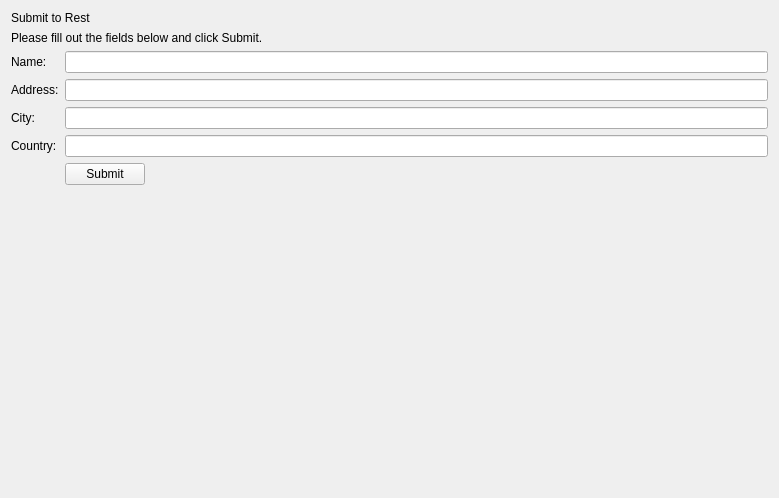
<?xml version="1.0" encoding="UTF-8"?>
<ui version="4.0">
 <class>Form</class>
 <widget class="QFrame" name="Form">
  <property name="geometry">
   <rect>
    <x>0</x>
    <y>0</y>
    <width>779</width>
    <height>498</height>
   </rect>
  </property>
  <property name="windowTitle">
   <string>Form</string>
  </property>
  <layout class="QVBoxLayout" name="verticalLayout">
   <item>
    <layout class="QVBoxLayout" name="innerLayout">
     <item>
      <widget class="QLabel" name="label_7">
       <property name="styleSheet">
        <string notr="true"/>
       </property>
       <property name="text">
        <string>Submit to Rest</string>
       </property>
      </widget>
     </item>
     <item>
      <widget class="QLabel" name="label_6">
       <property name="text">
        <string>Please fill out the fields below and click Submit.</string>
       </property>
      </widget>
     </item>
     <item>
      <layout class="QGridLayout" name="gridLayout">
       <item row="2" column="0">
        <widget class="QLabel" name="city_label">
         <property name="text">
          <string>City:</string>
         </property>
        </widget>
       </item>
       <item row="3" column="0">
        <widget class="QLabel" name="country_label">
         <property name="text">
          <string>Country:</string>
         </property>
        </widget>
       </item>
       <item row="2" column="1">
        <widget class="QLineEdit" name="city_field"/>
       </item>
       <item row="3" column="1">
        <widget class="QLineEdit" name="country_field"/>
       </item>
       <item row="4" column="0">
        <spacer name="horizontalSpacer">
         <property name="orientation">
          <enum>Qt::Horizontal</enum>
         </property>
         <property name="sizeType">
          <enum>QSizePolicy::Fixed</enum>
         </property>
         <property name="sizeHint" stdset="0">
          <size>
           <width>40</width>
           <height>20</height>
          </size>
         </property>
        </spacer>
       </item>
       <item row="0" column="0">
        <widget class="QLabel" name="name_label">
         <property name="text">
          <string>Name:</string>
         </property>
        </widget>
       </item>
       <item row="1" column="1">
        <widget class="QLineEdit" name="address_field"/>
       </item>
       <item row="1" column="0">
        <widget class="QLabel" name="address_label">
         <property name="text">
          <string>Address:</string>
         </property>
        </widget>
       </item>
       <item row="0" column="1">
        <widget class="QLineEdit" name="name_field"/>
       </item>
       <item row="4" column="1">
        <layout class="QHBoxLayout" name="horizontalLayout_2">
         <item>
          <widget class="QPushButton" name="submit_button">
           <property name="text">
            <string>Submit</string>
           </property>
          </widget>
         </item>
         <item>
          <spacer name="horizontalSpacer_4">
           <property name="orientation">
            <enum>Qt::Horizontal</enum>
           </property>
           <property name="sizeHint" stdset="0">
            <size>
             <width>40</width>
             <height>20</height>
            </size>
           </property>
          </spacer>
         </item>
        </layout>
       </item>
      </layout>
     </item>
     <item>
      <spacer name="verticalSpacer">
       <property name="orientation">
        <enum>Qt::Vertical</enum>
       </property>
       <property name="sizeHint" stdset="0">
        <size>
         <width>20</width>
         <height>100</height>
        </size>
       </property>
      </spacer>
     </item>
    </layout>
   </item>
  </layout>
 </widget>
 <resources/>
 <connections/>
</ui>
